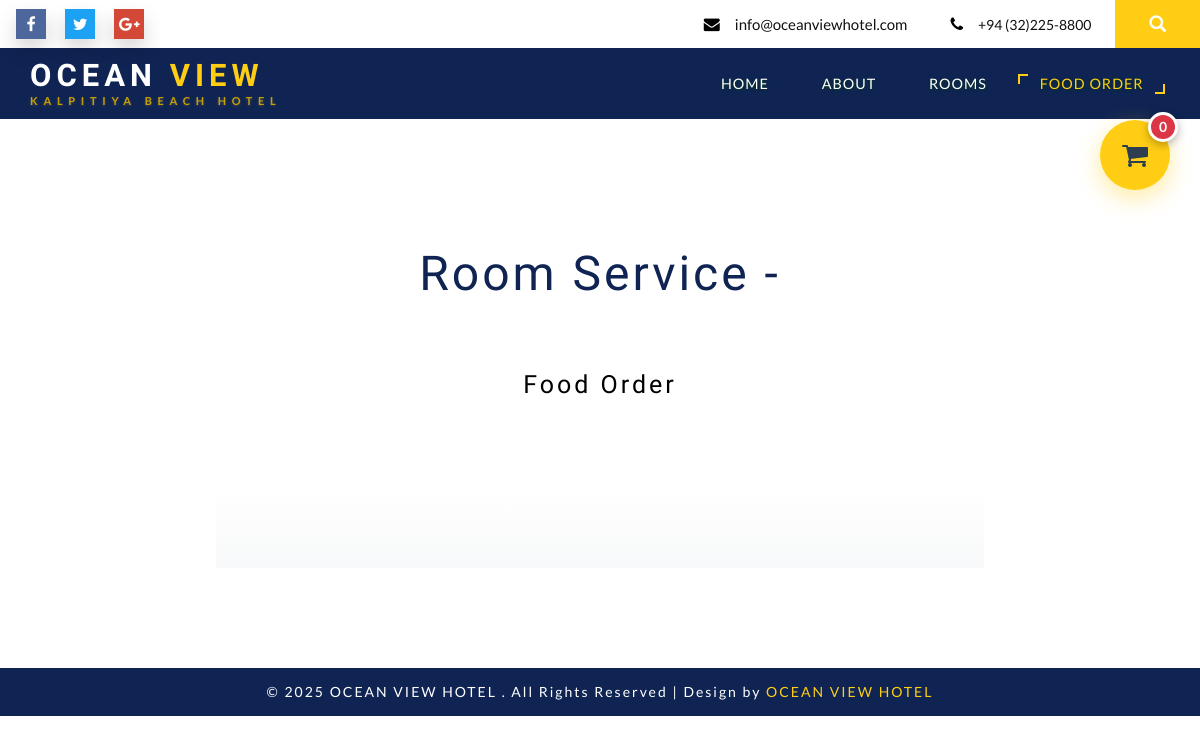
The app's page /food_order.php, older data.
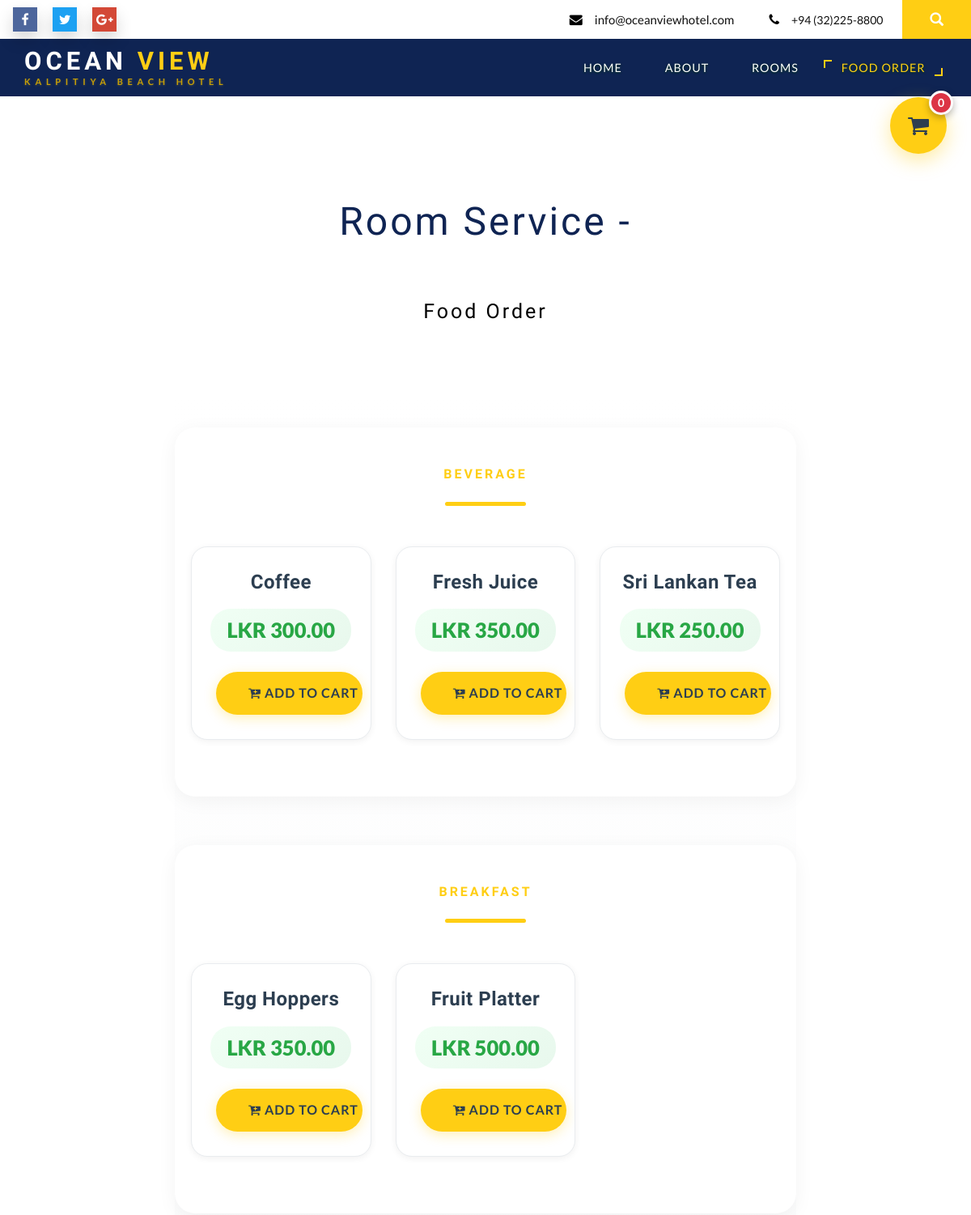
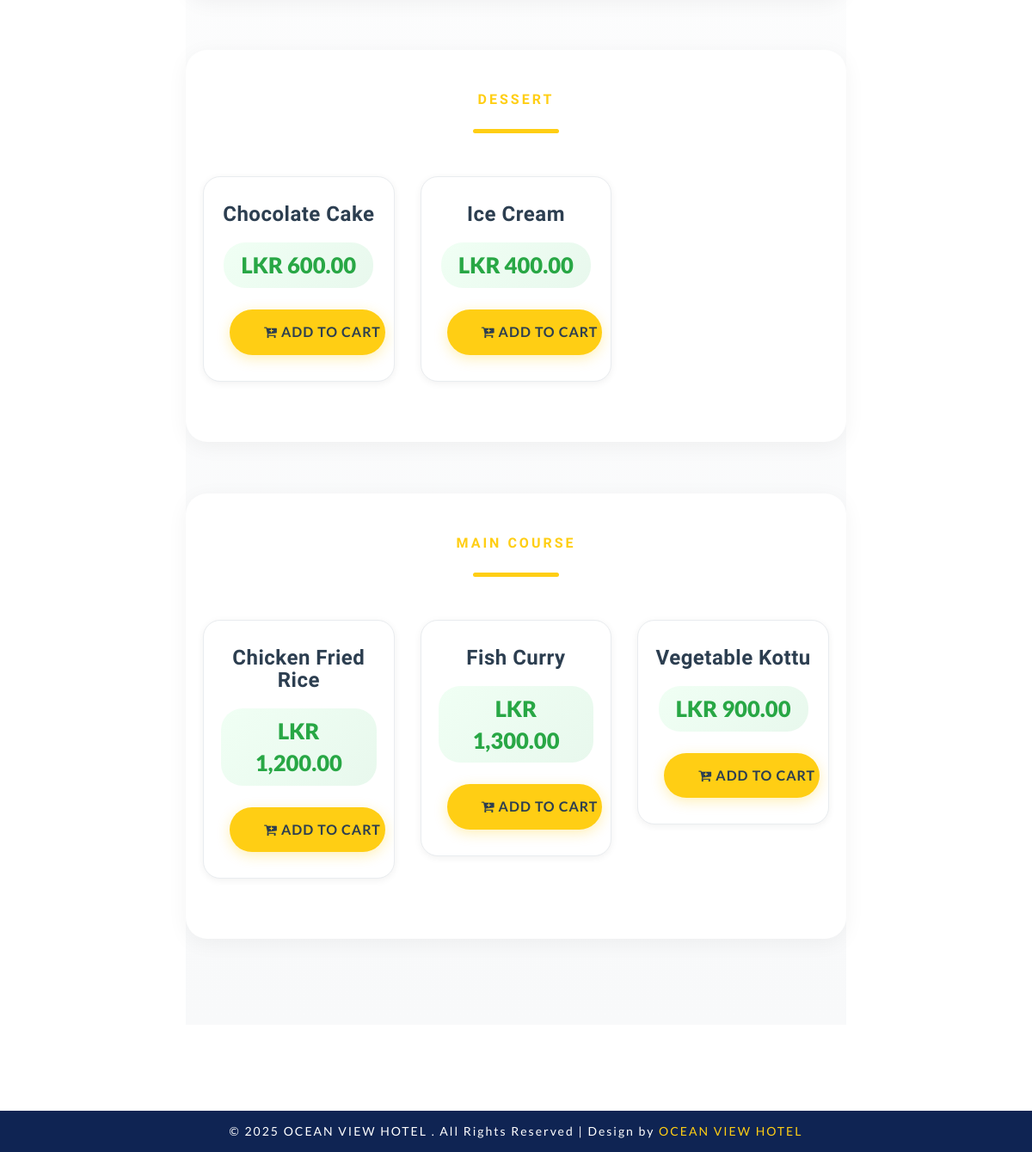
The same page, newer data (2 pictures, top to bottom).
### tables this page shows
CREATE TABLE IF NOT EXISTS `foods` (
  `id` int(11) NOT NULL AUTO_INCREMENT,
  `name` varchar(100) NOT NULL,
  `category` varchar(50) NOT NULL,
  `price` decimal(10,2) NOT NULL,
  PRIMARY KEY (`id`)
);

### food_order.php (the view, shortened to what this page needs)
<?php
include('db.php');
?>
<!DOCTYPE html>
<html lang="en">
<head>
<link href="css/bootstrap.css" rel="stylesheet" type="text/css" media="all" />
<link href="css/font-awesome.css" rel="stylesheet">
<link rel="stylesheet" href="css/chocolat.css" type="text/css" media="screen">
<link href="css/easy-responsive-tabs.css" rel='stylesheet' type='text/css'/>
<link rel="stylesheet" href="css/flexslider.css" type="text/css" media="screen" property="" />
<link rel="stylesheet" href="css/jquery-ui.css" />
<link href="css/style.css" rel="stylesheet" type="text/css" media="all" />
</head>
<body>
<div class="banner-top">
			<div class="social-bnr-agileits">
				<ul class="social-icons3">
								<li><a href="https://www.facebook.com/" class="fa fa-facebook icon-border facebook"> </a></li>
								<li><a href="https://twitter.com/" class="fa fa-twitter icon-border twitter"> </a></li>
								<li><a href="https://plus.google.com/u/0/" class="fa fa-google-plus icon-border googleplus"> </a></li>
							</ul>
			</div>
			<div class="contact-bnr-w3-agile">
				<ul>
					<li><i class="fa fa-envelope" aria-hidden="true"></i><a href="mailto:info@oceanviewhotel.com">INFO@OCEANVIEWHOTEL.COM</a></li>
					<li><i class="fa fa-phone" aria-hidden="true"></i>+94 (32)225-8800</li>
					<li class="s-bar">
						<div class="search">
							<label class="icon-search" for="search_box"><span class="glyphicon glyphicon-search" aria-hidden="true"></span></label>
						</div>
					</li>
				</ul>
			</div>
			<div class="clearfix"></div>
		</div>
	<div class="w3_navigation">
		<div class="container">
			<nav class="navbar navbar-default">
				<div class="navbar-header navbar-left">
					<h1><a class="navbar-brand" href="index.php">OCEAN <span>VIEW</span><p class="logo_w3l_agile_caption">Kalpitiya Beach Hotel</p></a></h1>
				</div>
				<div class="collapse navbar-collapse navbar-right" id="bs-example-navbar-collapse-1">
					<nav class="menu menu--iris">
						<ul class="nav navbar-nav menu__list">
							<li class="menu__item"><a href="index.php" class="menu__link">Home</a></li>
							<li class="menu__item"><a href="index.php#about" class="menu__link scroll">About</a></li>
							<li class="menu__item"><a href="rooms.php" class="menu__link">Rooms</a></li>
							<li class="menu__item menu__item--current"><a href="food_order.php" class="menu__link">Food Order</a></li>
						</ul>
					</nav>
				</div>
			</nav>
		</div>
	</div>
<div class="banner-bottom">
	<div class="container">
		<div class="agileits_banner_bottom">
			<div class="col-md-12 wthree_banner_bottom_right">
				<h3 class="title-w3-agileits title-black-wthree">Room Service - <span class="title-w3-agileits1">Food Order</span></h3>
				<div id="cartWidget" class="cart-widget">
					<i class="fa fa-shopping-cart"></i>
					<span id="cartCount" class="cart-count">0</span>
				</div>
				<div class="food-order-container">
					<div class="food-menu">
						<?php
						$categories_sql = "SELECT DISTINCT category FROM foods ORDER BY category";
						$categories_result = mysqli_query($con, $categories_sql);
						while($category_row = mysqli_fetch_array($categories_result)) {
							$category = $category_row['category'];
							echo "<div class='food-category'>";
							echo "<h3 class='category-title'>".$category."</h3>";
							echo "<div class='row'>";
							$food_sql = "SELECT * FROM foods WHERE category = '$category' ORDER BY name";
							$food_result = mysqli_query($con, $food_sql);
							while($food = mysqli_fetch_array($food_result)) {
								echo "<div class='col-md-4 col-sm-6 mb-4'>";
								echo "<div class='food-item'>";
								echo "<h5>".$food['name']."</h5>";
								echo "<p class='price'>LKR ".number_format($food['price'], 2)."</p>";
								echo "<div class='text-center'>";
								echo "<button type='button' class='btn btn-primary add-to-cart'
									data-id='".$food['id']."'
									data-name='".$food['name']."'
									data-price='".$food['price']."'>
									<i class='fa fa-cart-plus'></i> Add to Cart
								</button>";
								echo "</div>";
								echo "</div>";
								echo "</div>";
							}
							echo "</div>";
							echo "</div>";
						}
						?>
					</div>
				</div>
			</div>
		</div>
	</div>
</div>
<div class="copy">
	<p>© 2025 OCEAN VIEW HOTEL . All Rights Reserved | Design by <a href="index.php">OCEAN VIEW HOTEL</a> </p>
</div>
</body>
</html>

### css/chocolat.css (style rules this page uses)
body { margin:0; padding:0; }

### css/easy-responsive-tabs.css (style rules this page uses)
body { margin: 0px; padding: 0px; background: #f5f5f5; font-weight: 500; }
ul.resp-tabs-list, p { margin: 0px; padding: 0px; }

### food_order.php (style rules this page uses)
.food-order-container { padding: 40px 0; background: linear-gradient(180deg, #ffffff 0%, #f8f9fa 100%); }
.cart-widget { position: fixed; top: 120px; right: 30px; background: #ffce14; color: #2c3e50; width: 70px; height: 70px; border-radius: 50%; display: flex; align-items: center; justify-content: center; font-size: 28px; cursor: pointer; box-shadow: 0 8px 25px rgba(255, 206, 20, 0.4); z-index: 1000; transition: all 0.4s cubic-bezier(0.4, 0, 0.2, 1); animation: pulse 2s infinite; }
.cart-count { position: absolute; top: -8px; right: -8px; background: #dc3545; color: white; min-width: 30px; height: 30px; border-radius: 50%; display: flex; align-items: center; justify-content: center; font-size: 14px; font-weight: bold; border: 3px solid white; box-shadow: 0 3px 10px rgba(0,0,0,0.3); padding: 0 6px; }
.food-category { margin-bottom: 60px; padding: 40px 20px; background: white; border-radius: 25px; box-shadow: 0 5px 25px rgba(0,0,0,0.05); }
.category-title { color: #2c3e50; font-size: 2.5em; font-weight: 800; text-align: center; margin-bottom: 50px; text-transform: uppercase; letter-spacing: 3px; position: relative; padding-bottom: 20px; }
.category-title:after { content: ''; position: absolute; bottom: 0; left: 50%; transform: translateX(-50%); width: 100px; height: 5px; background: #ffce14; border-radius: 10px; }
.food-item { background: white; border: 1px solid #e9ecef; border-radius: 20px; padding: 30px 20px; text-align: center; transition: all 0.4s cubic-bezier(0.4, 0, 0.2, 1); box-shadow: 0 2px 8px rgba(0,0,0,0.06); margin-bottom: 30px; position: relative; overflow: hidden; }
.food-item::before { content: ''; position: absolute; top: 0; left: 0; right: 0; height: 5px; background: #ffce14; transform: scaleX(0); transition: transform 0.4s ease; }
.food-item h5 { color: #2c3e50; font-size: 1.5em; font-weight: 700; margin-bottom: 20px; text-transform: capitalize; letter-spacing: 0.5px; }
.food-item .price { color: #28a745; font-size: 1.6em; font-weight: 800; margin-bottom: 25px; display: inline-block; padding: 8px 20px; background: linear-gradient(135deg, #f0fff4 0%, #e8f8ed 100%); border-radius: 25px; }
.add-to-cart { width: 100%; padding: 12px 20px; font-weight: 600; border-radius: 50px; border: none; background: #ffce14; color: #2c3e50; font-size: 0.85em; text-transform: uppercase; letter-spacing: 0.5px; transition: all 0.3s cubic-bezier(0.4, 0, 0.2, 1); box-shadow: 0 4px 15px rgba(255, 206, 20, 0.3); cursor: pointer; text-align: center; display: block; }
.btn { padding: 15px 40px; font-size: 1em; font-weight: 700; text-transform: uppercase; letter-spacing: 1px; border-radius: 50px; transition: all 0.3s cubic-bezier(0.4, 0, 0.2, 1); margin: 0 10px; border: none; }

Row changes from the older to the newer data that the page shows:
added foods: name "Coffee", price "300.00", shown under "BEVERAGE"
added foods: name "Fresh Juice", price "350.00", shown under "BEVERAGE"
added foods: name "Sri Lankan Tea", price "250.00", shown under "BEVERAGE"
added foods: name "Egg Hoppers", price "350.00", shown under "BREAKFAST"
added foods: name "Fruit Platter", price "500.00", shown under "BREAKFAST"
added foods: name "Chocolate Cake", price "600.00", shown under "DESSERT"
added foods: name "Ice Cream", price "400.00", shown under "DESSERT"
added foods: name "Chicken Fried Rice", price "1,200.00", shown under "MAIN COURSE"
added foods: name "Fish Curry", price "1,300.00", shown under "MAIN COURSE"
added foods: name "Vegetable Kottu", price "900.00", shown under "MAIN COURSE"
Text that changed along with them:
new list line: "BEVERAGE"
new list line: "BREAKFAST"
new list line: "DESSERT"
new list line: "MAIN COURSE"
